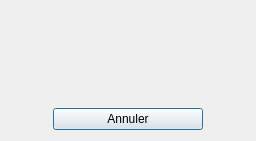
<?xml version="1.0" encoding="UTF-8"?>
<ui version="4.0">
 <class>Dialog</class>
 <widget class="MyMsgBox" name="MyMsgBox">
  <property name="geometry">
   <rect>
    <x>0</x>
    <y>0</y>
    <width>256</width>
    <height>141</height>
   </rect>
  </property>
  <property name="windowTitle">
   <string>Dialog</string>
  </property>
  <layout class="QVBoxLayout" name="verticalLayout">
   <item>
    <spacer name="verticalSpacer_2">
     <property name="orientation">
      <enum>Qt::Vertical</enum>
     </property>
     <property name="sizeHint" stdset="0">
      <size>
       <width>20</width>
       <height>40</height>
      </size>
     </property>
    </spacer>
   </item>
   <item>
    <widget class="QLabel" name="label">
     <property name="text">
      <string/>
     </property>
     <property name="alignment">
      <set>Qt::AlignCenter</set>
     </property>
    </widget>
   </item>
   <item>
    <spacer name="verticalSpacer">
     <property name="orientation">
      <enum>Qt::Vertical</enum>
     </property>
     <property name="sizeHint" stdset="0">
      <size>
       <width>20</width>
       <height>40</height>
      </size>
     </property>
    </spacer>
   </item>
   <item>
    <layout class="QHBoxLayout" name="horizontalLayout">
     <item>
      <widget class="QPushButton" name="pushButton">
       <property name="enabled">
        <bool>true</bool>
       </property>
       <property name="sizePolicy">
        <sizepolicy hsizetype="Minimum" vsizetype="Fixed">
         <horstretch>150</horstretch>
         <verstretch>0</verstretch>
        </sizepolicy>
       </property>
       <property name="minimumSize">
        <size>
         <width>150</width>
         <height>0</height>
        </size>
       </property>
       <property name="maximumSize">
        <size>
         <width>150</width>
         <height>16777215</height>
        </size>
       </property>
       <property name="layoutDirection">
        <enum>Qt::LeftToRight</enum>
       </property>
       <property name="text">
        <string>Annuler</string>
       </property>
      </widget>
     </item>
    </layout>
   </item>
  </layout>
 </widget>
    <customwidgets>
        <customwidget>
            <class>MyMsgBox</class>
            <extends>QDialog</extends>
            <header>my_msg_box.h</header>
            <container>1</container>
        </customwidget>
    </customwidgets>
 <resources/>
 <connections/>
</ui>
